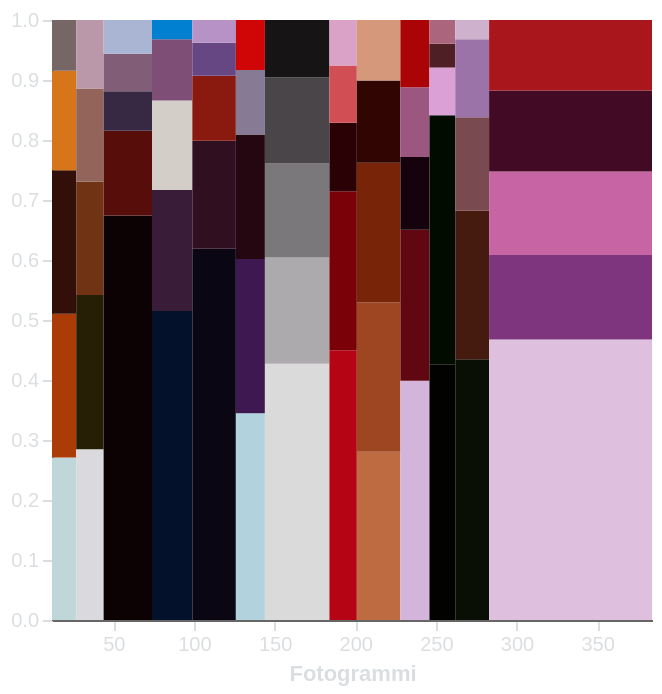

Express this chart as Vega-Lite.
### Vega-Lite specification from a JSON file in a GitHub repository (floating-point values rounded to 4 significant figures)
{"config": {"background": "transparent", "title": {"color": "#DBDEE1", "fontSize": 16}, "axis": {"domainColor": "#666666", "gridColor": "#666666", "tickColor": "#DBDEE1", "titleColor": "#DBDEE1", "labelColor": "#DBDEE1", "grid": false}, "legend": {"labelColor": "#DBDEE1", "titleColor": "#DBDEE1"}, "view": {"stroke": null}}, "data": {"name": "data-95df714b7050c8d1e42ef1a670f554fd"}, "mark": {"type": "rect", "opacity": 1, "tooltip": true}, "encoding": {"color": {"field": "hex_color", "scale": null, "type": "nominal"}, "tooltip": [{"field": "scene", "title": "Scena", "type": "quantitative"}, {"field": "hex_color", "title": "Codice esadecimale del colore", "type": "nominal"}, {"field": "original_color_name", "title": "Nome del colore più vicino", "type": "nominal"}, {"field": "frequency", "title": "Frequenza", "type": "quantitative"}], "x": {"field": "start_frame", "scale": {"domainMax": 384.0, "domainMin": 12.0, "padding": 0}, "title": "Fotogrammi", "type": "quantitative"}, "x2": {"field": "end_frame"}, "y": {"field": "start_freq", "scale": {"padding": 0}, "title": null, "type": "quantitative"}, "y2": {"field": "end_freq"}}, "height": "container", "transform": [{"groupby": ["scene"], "stack": "frequency", "as": ["start_freq", "end_freq"]}], "width": "container", "$schema": "https://vega.github.io/schema/vega-lite/v5.17.0.json", "datasets": {"data-95df714b7050c8d1e42ef1a670f554fd": [{"scene": 1, "hex_color": "#bfd7d9", "original_color_name": "Beau Blue", "frequency": 0.271, "start_frame": 12, "end_frame": 27}, {"scene": 1, "hex_color": "#ab3c07", "original_color_name": "Windsor Tan", "frequency": 0.2396, "start_frame": 12, "end_frame": 27}, {"scene": 1, "hex_color": "#320f08", "original_color_name": "Dark Chocolate", "frequency": 0.2389, "start_frame": 12, "end_frame": 27}, {"scene": 1, "hex_color": "#d7751a", "original_color_name": "Ochre", "frequency": 0.166, "start_frame": 12, "end_frame": 27}, {"scene": 1, "hex_color": "#766666", "original_color_name": "Dark Silver", "frequency": 0.08447, "start_frame": 12, "end_frame": 27}, {"scene": 2, "hex_color": "#dad9de", "original_color_name": "Bone", "frequency": 0.2845, "start_frame": 27, "end_frame": 44}, {"scene": 2, "hex_color": "#261f05", "original_color_name": "Brown Oil", "frequency": 0.2572, "start_frame": 27, "end_frame": 44}, {"scene": 2, "hex_color": "#703414", "original_color_name": "Caramel", "frequency": 0.1888, "start_frame": 27, "end_frame": 44}, {"scene": 2, "hex_color": "#93645a", "original_color_name": "Dirt", "frequency": 0.1554, "start_frame": 27, "end_frame": 44}, {"scene": 2, "hex_color": "#ba98aa", "original_color_name": "Silver Chalice", "frequency": 0.1142, "start_frame": 27, "end_frame": 44}, {"scene": 3, "hex_color": "#0c0103", "original_color_name": "Asphalt", "frequency": 0.6741, "start_frame": 44, "end_frame": 74}, {"scene": 3, "hex_color": "#570d0a", "original_color_name": "Jam", "frequency": 0.1412, "start_frame": 44, "end_frame": 74}, {"scene": 3, "hex_color": "#372943", "original_color_name": "Shadow", "frequency": 0.06587, "start_frame": 44, "end_frame": 74}, {"scene": 3, "hex_color": "#815d77", "original_color_name": "Dove", "frequency": 0.0625, "start_frame": 44, "end_frame": 74}, {"scene": 3, "hex_color": "#aab5d4", "original_color_name": "Silver", "frequency": 0.05635, "start_frame": 44, "end_frame": 74}, {"scene": 4, "hex_color": "#04112b", "original_color_name": "Black Rock", "frequency": 0.5151, "start_frame": 74, "end_frame": 99}, {"scene": 4, "hex_color": "#391c38", "original_color_name": "Dark Purple", "frequency": 0.2019, "start_frame": 74, "end_frame": 99}, {"scene": 4, "hex_color": "#d3cec7", "original_color_name": "Pastel Gray", "frequency": 0.149, "start_frame": 74, "end_frame": 99}, {"scene": 4, "hex_color": "#7e4e77", "original_color_name": "Mauve", "frequency": 0.102, "start_frame": 74, "end_frame": 99}, {"scene": 4, "hex_color": "#0180d2", "original_color_name": "Cerulean", "frequency": 0.03207, "start_frame": 74, "end_frame": 99}, {"scene": 5, "hex_color": "#0a0613", "original_color_name": "Black Magic", "frequency": 0.6186, "start_frame": 99, "end_frame": 126}, {"scene": 5, "hex_color": "#300f21", "original_color_name": "Deep Wine", "frequency": 0.18, "start_frame": 99, "end_frame": 126}, {"scene": 5, "hex_color": "#8a1a0f", "original_color_name": "Scarlet", "frequency": 0.1086, "start_frame": 99, "end_frame": 126}, {"scene": 5, "hex_color": "#674684", "original_color_name": "Affair", "frequency": 0.05504, "start_frame": 99, "end_frame": 126}, {"scene": 5, "hex_color": "#b692c6", "original_color_name": "Royal Periwinkle", "frequency": 0.03778, "start_frame": 99, "end_frame": 126}, {"scene": 6, "hex_color": "#b2d2dd", "original_color_name": "Beau Blue", "frequency": 0.3447, "start_frame": 126, "end_frame": 144}, {"scene": 6, "hex_color": "#3d1851", "original_color_name": "Indigo", "frequency": 0.2569, "start_frame": 126, "end_frame": 144}, {"scene": 6, "hex_color": "#250711", "original_color_name": "Raisin", "frequency": 0.2077, "start_frame": 126, "end_frame": 144}, {"scene": 6, "hex_color": "#877a94", "original_color_name": "Rocket Metallic", "frequency": 0.1073, "start_frame": 126, "end_frame": 144}, {"scene": 6, "hex_color": "#d00505", "original_color_name": "BU Scarlet", "frequency": 0.08342, "start_frame": 126, "end_frame": 144}, {"scene": 7, "hex_color": "#dbdadb", "original_color_name": "Bone", "frequency": 0.4272, "start_frame": 144, "end_frame": 184}, {"scene": 7, "hex_color": "#adaaae", "original_color_name": "Silver Chalice", "frequency": 0.1769, "start_frame": 144, "end_frame": 184}, {"scene": 7, "hex_color": "#7a787b", "original_color_name": "Fossil", "frequency": 0.1565, "start_frame": 144, "end_frame": 184}, {"scene": 7, "hex_color": "#494549", "original_color_name": "Gray Wolf", "frequency": 0.1433, "start_frame": 144, "end_frame": 184}, {"scene": 7, "hex_color": "#171416", "original_color_name": "Dull Black", "frequency": 0.09601, "start_frame": 144, "end_frame": 184}, {"scene": 8, "hex_color": "#b50515", "original_color_name": "Angels Red", "frequency": 0.4495, "start_frame": 184, "end_frame": 201}, {"scene": 8, "hex_color": "#7a0108", "original_color_name": "Maroon", "frequency": 0.2652, "start_frame": 184, "end_frame": 201}, {"scene": 8, "hex_color": "#2a0206", "original_color_name": "Raisin", "frequency": 0.1141, "start_frame": 184, "end_frame": 201}, {"scene": 8, "hex_color": "#d14f54", "original_color_name": "Dark Terra Cotta", "frequency": 0.09552, "start_frame": 184, "end_frame": 201}, {"scene": 8, "hex_color": "#dba2c7", "original_color_name": "Pink", "frequency": 0.07573, "start_frame": 184, "end_frame": 201}, {"scene": 9, "hex_color": "#be6b42", "original_color_name": "Copper", "frequency": 0.2804, "start_frame": 201, "end_frame": 228}, {"scene": 9, "hex_color": "#9d4621", "original_color_name": "Sienna", "frequency": 0.249, "start_frame": 201, "end_frame": 228}, {"scene": 9, "hex_color": "#782408", "original_color_name": "Brick", "frequency": 0.2329, "start_frame": 201, "end_frame": 228}, {"scene": 9, "hex_color": "#310501", "original_color_name": "Dark Chocolate", "frequency": 0.1371, "start_frame": 201, "end_frame": 228}, {"scene": 9, "hex_color": "#d5987b", "original_color_name": "Antique Brass", "frequency": 0.1007, "start_frame": 201, "end_frame": 228}, {"scene": 10, "hex_color": "#d3b5db", "original_color_name": "Thistle", "frequency": 0.3988, "start_frame": 228, "end_frame": 246}, {"scene": 10, "hex_color": "#610711", "original_color_name": "Jam", "frequency": 0.2515, "start_frame": 228, "end_frame": 246}, {"scene": 10, "hex_color": "#16020d", "original_color_name": "Vampire Black", "frequency": 0.1212, "start_frame": 228, "end_frame": 246}, {"scene": 10, "hex_color": "#9c5781", "original_color_name": "Lipstick Stain", "frequency": 0.1162, "start_frame": 228, "end_frame": 246}, {"scene": 10, "hex_color": "#aa0406", "original_color_name": "49ers Red", "frequency": 0.1122, "start_frame": 228, "end_frame": 246}, {"scene": 11, "hex_color": "#020301", "original_color_name": "Jade", "frequency": 0.4263, "start_frame": 246, "end_frame": 262}, {"scene": 11, "hex_color": "#010b00", "original_color_name": "Obsidian", "frequency": 0.4151, "start_frame": 246, "end_frame": 262}, {"scene": 11, "hex_color": "#dba1d7", "original_color_name": "Pink", "frequency": 0.07936, "start_frame": 246, "end_frame": 262}, {"scene": 11, "hex_color": "#4e2026", "original_color_name": "Merlot", "frequency": 0.03979, "start_frame": 246, "end_frame": 262}, {"scene": 11, "hex_color": "#ab667e", "original_color_name": "Beaver", "frequency": 0.03944, "start_frame": 246, "end_frame": 262}, {"scene": 12, "hex_color": "#0a0f06", "original_color_name": "Metal", "frequency": 0.4345, "start_frame": 262, "end_frame": 283}, {"scene": 12, "hex_color": "#451a0f", "original_color_name": "Pecan", "frequency": 0.2479, "start_frame": 262, "end_frame": 283}, {"scene": 12, "hex_color": "#794a50", "original_color_name": "Deep Coffee", "frequency": 0.1556, "start_frame": 262, "end_frame": 283}, {"scene": 12, "hex_color": "#9c73a9", "original_color_name": "Heather", "frequency": 0.1299, "start_frame": 262, "end_frame": 283}, {"scene": 12, "hex_color": "#ceb1cd", "original_color_name": "Thistle", "frequency": 0.03218, "start_frame": 262, "end_frame": 283}, {"scene": 13, "hex_color": "#dec0de", "original_color_name": "Thistle", "frequency": 0.4675, "start_frame": 283, "end_frame": 384}, {"scene": 13, "hex_color": "#7e357d", "original_color_name": "Eminence", "frequency": 0.1408, "start_frame": 283, "end_frame": 384}, {"scene": 13, "hex_color": "#c765a4", "original_color_name": "Deep Lilac", "frequency": 0.1393, "start_frame": 283, "end_frame": 384}, {"scene": 13, "hex_color": "#420a25", "original_color_name": "Sangria Purple", "frequency": 0.1348, "start_frame": 283, "end_frame": 384}, {"scene": 13, "hex_color": "#a9161c", "original_color_name": "Apple", "frequency": 0.1177, "start_frame": 283, "end_frame": 384}]}}
